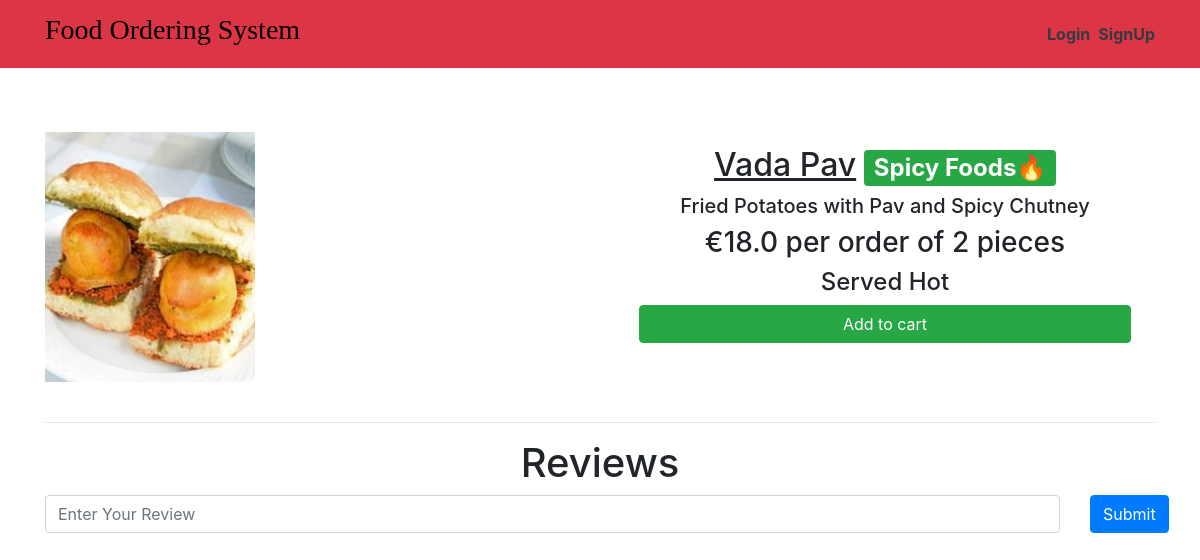
The app's page /dishes/Pork_Adobo, older data.
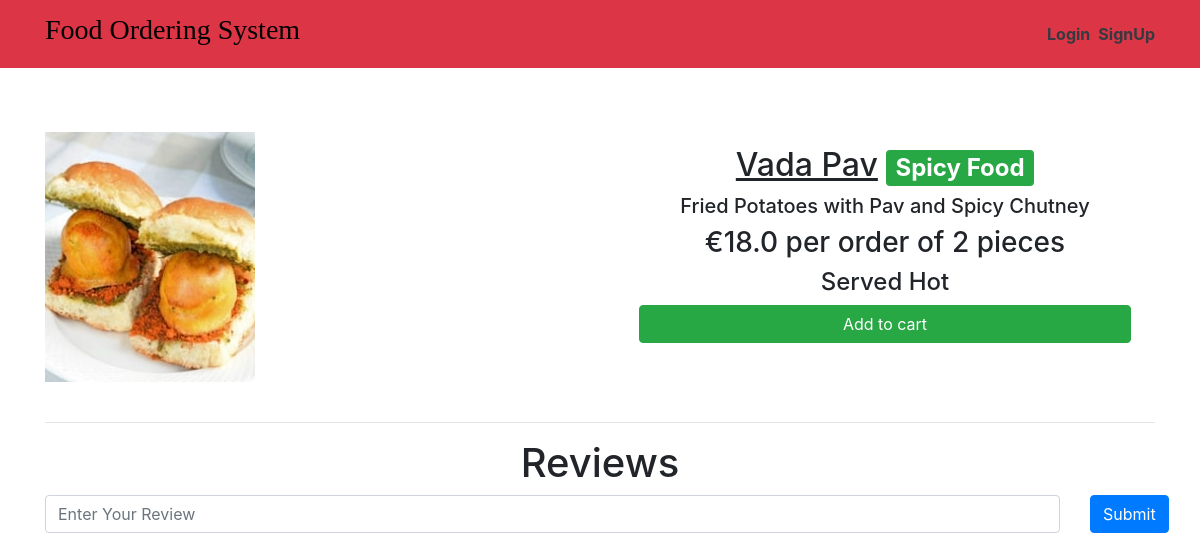
The same page, newer data.
### main/models.py (models this page shows, shortened)
class Item(models.Model):
    LABELS = (
        ('Best Selling Food', 'Best Selling Food'),
        ('New Food', 'New Food'),
        ('Spicy Food', 'Spicy Food'),
    )
    LABEL_COLOUR = (
        ('danger', 'danger'),
        ('success', 'success'),
        ('primary', 'primary'),
        ('info', 'info'),
        ('warning', 'warning'),
    )
    title = models.CharField(max_length=150)
    description = models.CharField(max_length=250,blank=True)
    price = models.FloatField()
    pieces = models.IntegerField(default=6)
    instructions = models.CharField(max_length=250,default="Available")
    image = models.ImageField(default='default.png', upload_to='images/')
    labels = models.CharField(max_length=25, choices=LABELS, blank=True)
    label_colour = models.CharField(max_length=15, choices=LABEL_COLOUR, blank=True)
    slug = models.SlugField(default="foods")
    created_by = models.ForeignKey(User, on_delete=models.CASCADE)

### main/views.py (the view)
# urls.py: path('dishes/<slug>', views.menuDetail, name='dishes'),
@require_http_methods(["GET", "POST"])
def menuDetail(request, slug):
    item = Item.objects.filter(slug=slug).first()
    reviews = Reviews.objects.filter(rslug=slug).order_by('-id')[:7]
    context = {
        'item' : item,
        'reviews' : reviews,
    }
    return render(request, 'main/dishes.html', context)

### main/templates/main/dishes.html (shortened to what this page needs)
{% extends "main/layout.html" %}
{% block content %}
<div class="dishes">
  <main class="mt-3 pt-4 main">
    <div class="container dark-grey-text">
      <div class="row wow fadeIn">
        <div class="col-md-6 mb-4">
          <img src="{{ item.image.url }}" class="img-fluid mt-4" alt="">
        </div>
        <div class="col-md-6 mb-4 information">
          <div class="p-4 content">
            <div class="mt-0">
                <h2><u>{{ item.title }}</u><span class="badge badge-{{ item.label_colour }} ml-2">{{ item.labels }}</span></h2>
            </div>
            <div class="lead">
              {% if item.description %}
              <h5>{{ item.description }}</h5>
              {% endif %}
              <h3>€{{ item.price }} per order of {{ item.pieces}} pieces</h3>
              <h4>{{ item.instructions }}</h4>
            </div>
            <a href="{% url 'main:add-to-cart' item.slug %}" class="btn btn-success btn-md my-0 p">Add to cart</a>
          </div>
        </div>
      </div>
      <hr>
    </div>
  </main>
  <div class="container">
    <h1 class="text-center">Reviews</h1>
    <form action="{% url 'main:add_reviews' %}" method="POST" class="mb-3">
      <div class="row">
        <div class="col-sm-11">
          <input type="text" name="review" class="form-control" placeholder="Enter Your Review" onkeyup="this.value=this.value.replace(/[^\w\s]/gi,'')">
        </div>
        <div class="col-sm-1">
          <button type="submit" class="btn btn-primary">Submit</button>
        </div>
      </div>
    </form>
  </div>
</div>
{% endblock content %}

Row changes from the older to the newer data that the page shows:
changed Item "Vada Pav": labels "Spicy Foods🔥" → "Spicy Food"
